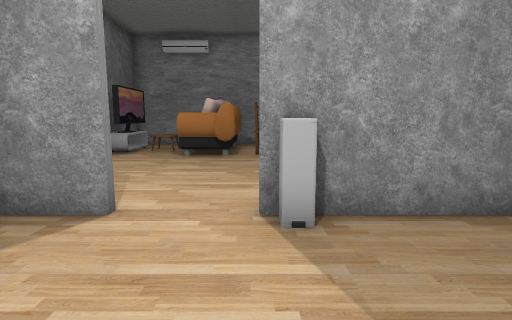
view 1 (above)

16 first-person views from a walk through a 3-D level made in the Unity game engine. The camera is 1.4 m above the floor, tilts 8° down and sees 80° across. The floor is counted in squares, 1 m on a side. Each view is taken from the middle of a square. On the plan, view 1 faces up. The plan holds only what a view shows up to about 14 squares ahead; the rest is blank. The place goes on beyond the plan. The player character is not drawn.

view 2
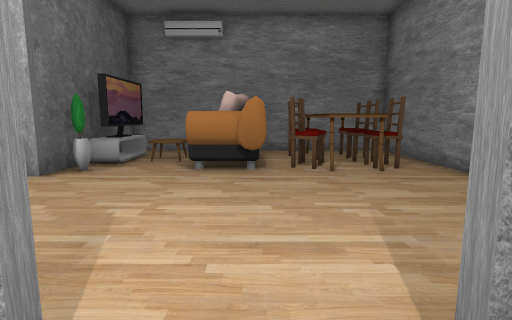

view 3
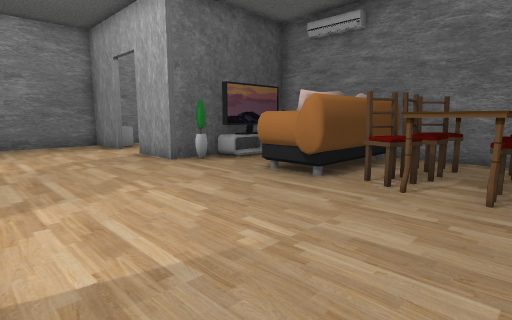

view 4
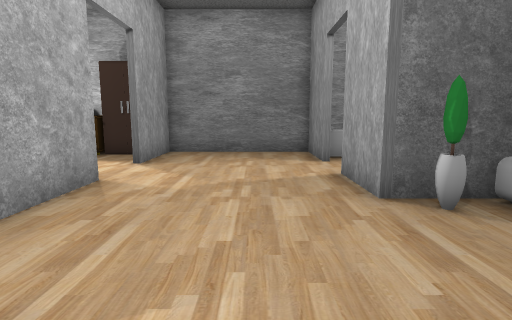

view 5
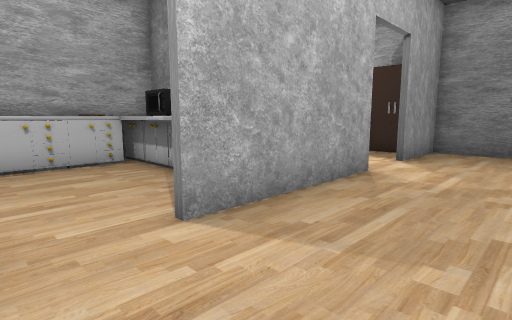

view 6
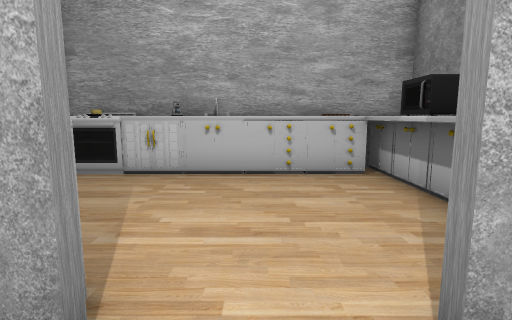

view 7
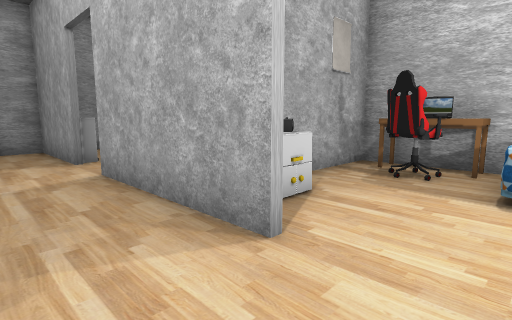

view 8
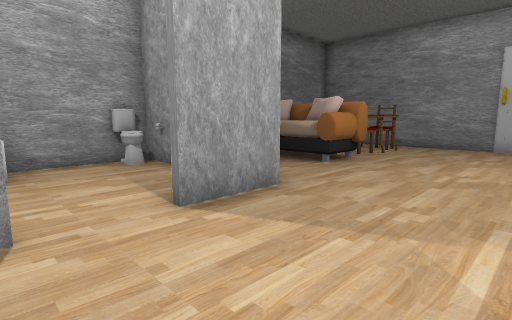

view 9
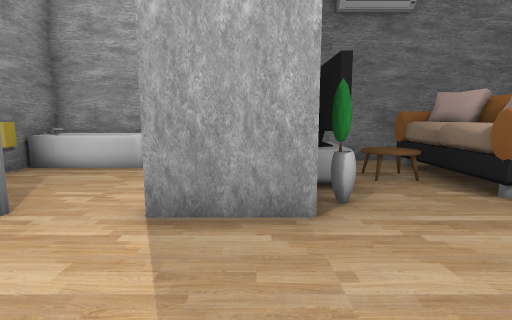

view 10
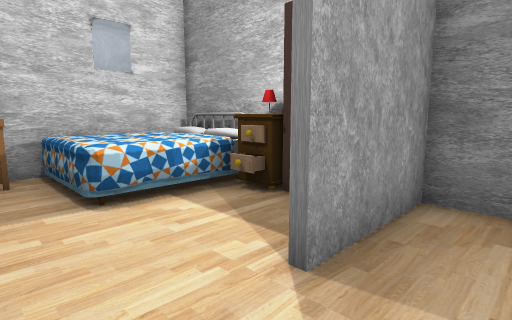

view 11
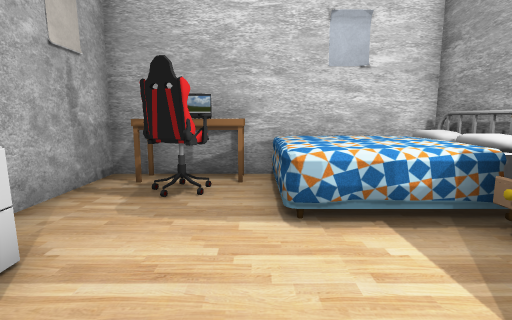

view 12
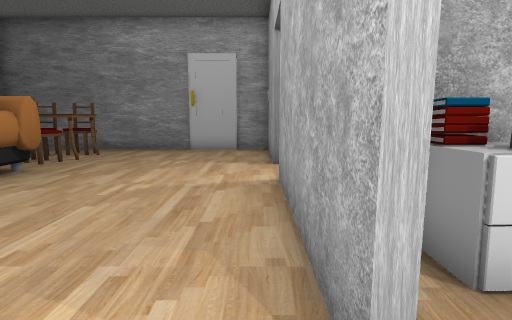

view 13
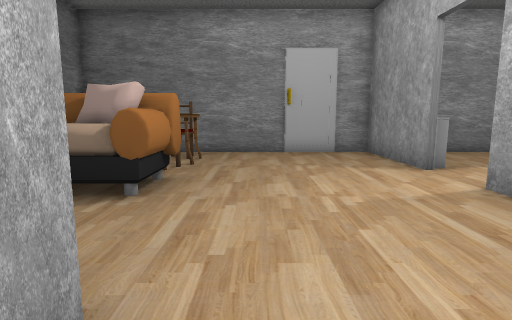

view 14
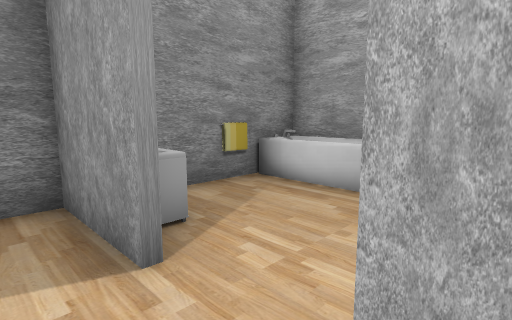

view 15
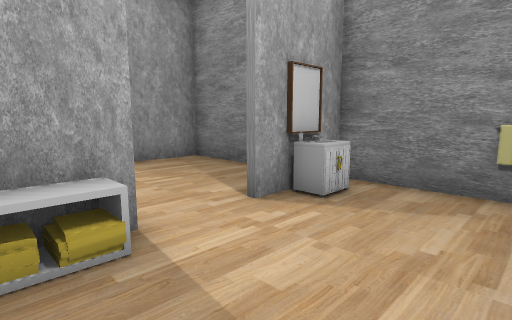

view 16
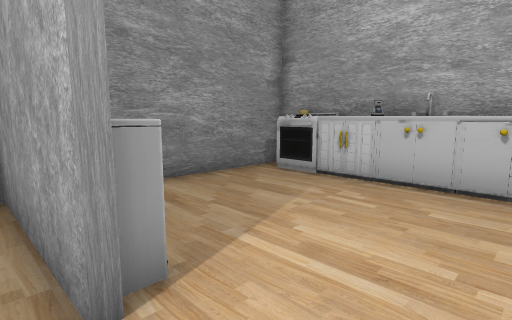

### Floor plan
Points are (right, up) in squares from view 1. A wall is a line through its corners. A room is listed if a view was taken in it or the views show most of it. See-through windows are left out.
Room 1 (views 1, 2, 3, 4, 5, 6, 7, 8, 9, 10, 11, 12, 13, 14, 15, 16)
walls: (-2, 4.3) (-3.8, 4.3); (-7.8, 4.5) (-2.1, 4.5); (1.4, 4.5) (4.4, 4.5) (4.4, 15.8) (-13.4, 15.8) (-13.4, 4.5) (-10.1, 4.5); (-8.6, 10.4) (-7.2, 10.4); (-10.5, 10.1) (-13.4, 10.1); (-6.2, 13.5) (-6.2, 10.1) (-8.6, 10.1); (3.8, 4.3) (1.4, 4.3); (-5.1, -2.5) (4.4, -2.5) (4.4, 3.1); (-13.5, 10.4) (-10.6, 10.4); (-13.5, -2.5) (-5.5, -2.5) (-5.5, 3)
objects: other object (-13, -2) to (-10, 1); other object (-13, 1) to (-12, 2); other object (-13, 3); other object (-13, 15) to (-10, 15); other object (-12, 11); other object (-11, 11); other object (-8, -2) to (-7, -2); other object (-8, -1) to (-7, 0); other object (-7, 3); other object (-7, 11); other object (-7, 15); other object (-6, 2); other object (-6, 3); other object (-6, 11); other object (-6, 14); other object (-6, 15); other object (-5, -2) to (-4, -2); other object (-5, 1) to (-4, 1); other object (-5, 11); other object (-5, 12) to (-5, 14); other object (-4, -1); other object (-4, 0); other object (-4, 13) to (-3, 14); other object (-3, -2); other object (-3, 11) to (-1, 15); other object (-2, -2) to (-1, -2); other object (0, 11) to (1, 12); other object (0, 12) to (1, 13); other object (0, 14) to (1, 14); other object (1, -2); other object (1, 4); other object (1, 15) to (2, 15); other object (2, -2); other object (2, 11); other object (2, 11) to (3, 12); other object (2, 13) to (3, 13); other object (2, 14) to (3, 14); other object (3, -2)

Where each view was taken, in squares from view 1:
view 1: 0 up, 0 right, facing up
view 2: 3 up, 1 left, facing up
view 3: 5 up, 3 right, facing up-left
view 4: 8 up, 1 left, facing left
view 5: 8 up, 0 right, facing down-left
view 6: 6 up, 1 left, facing down
view 7: 7 up, 10 left, facing down-right
view 8: 6 up, 11 left, facing up-right
view 9: 6 up, 7 left, facing up
view 10: 6 up, 8 left, facing down-left
view 11: 5 up, 9 left, facing down
view 12: 5 up, 9 left, facing right
view 13: 9 up, 8 left, facing right
view 14: 9 up, 8 left, facing up-left
view 15: 14 up, 7 left, facing down-left
view 16: 5 up, 2 left, facing down-right
